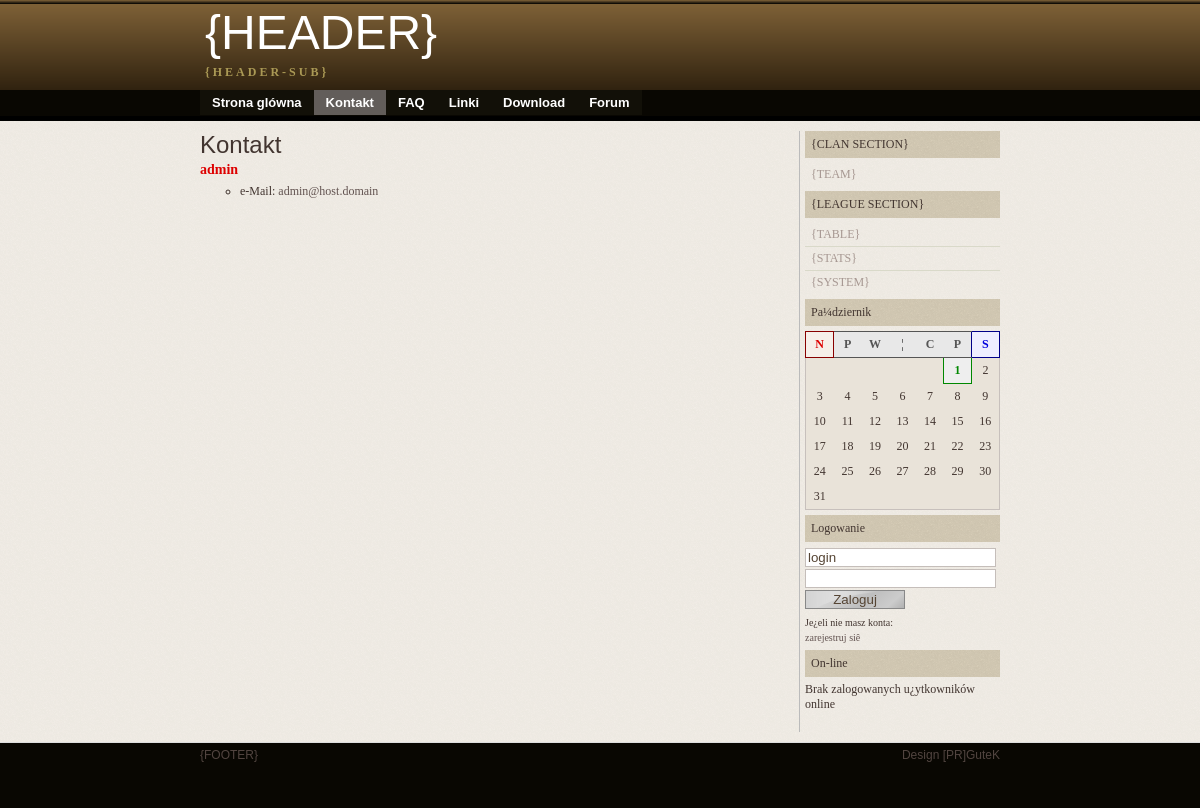
The page /contact.php on the database its author committed.
### tables this page shows
CREATE TABLE IF NOT EXISTS `settings` (
  `mainpage` varchar(50) DEFAULT 'news.php',
  `clanname` varchar(50) DEFAULT NULL,
  `headadmin` int(11) DEFAULT NULL,
  `email` varchar(50) DEFAULT NULL,
  `title` varchar(50) DEFAULT NULL,
  `header_text_main` varchar(50) DEFAULT NULL,
  `header_text_sub` varchar(100) DEFAULT NULL,
  `footer` varchar(200) DEFAULT NULL,
  `logoimage` varchar(50) DEFAULT NULL,
  `fav_ico` varchar(50) DEFAULT NULL,
  `desc` varchar(200) DEFAULT NULL,
  `keys` varchar(100) DEFAULT NULL,
  `author` varchar(50) DEFAULT NULL,
  `log_sys` int(1) DEFAULT '1',
  `forum_sys` int(1) DEFAULT '0',
  `forum_link` varchar(100) DEFAULT '#',
  `banner_sys` int(1) DEFAULT '0',
  `antyflood` int(3) DEFAULT '30',
  `admin_note` text
);

CREATE TABLE IF NOT EXISTS `panels` (
  `id` int(11) NOT NULL AUTO_INCREMENT,
  `name` varchar(150) DEFAULT NULL,
  `content` text,
  `display` int(1) DEFAULT NULL,
  `order` int(4) DEFAULT NULL,
  PRIMARY KEY (`id`)
);

CREATE TABLE IF NOT EXISTS `users` (
  `id` int(11) NOT NULL AUTO_INCREMENT,
  `login` varchar(50) DEFAULT NULL,
  `password` varchar(50) DEFAULT NULL,
  `mail` varchar(50) DEFAULT NULL,
  `register_date` datetime DEFAULT NULL,
  `register_ip` varchar(30) DEFAULT NULL,
  `last_date` datetime DEFAULT NULL,
  `last_ip` varchar(30) DEFAULT NULL,
  `active` int(1) DEFAULT NULL,
  `level` int(4) DEFAULT NULL,
  `rights` varchar(50) DEFAULT NULL,
  `avatar` varchar(100) DEFAULT NULL,
  `gg` varchar(20) DEFAULT NULL,
  `icq` varchar(20) DEFAULT NULL,
  `name` varchar(50) DEFAULT NULL,
  `intrest` varchar(50) DEFAULT NULL,
  `location` varchar(50) DEFAULT NULL,
  `born` date DEFAULT NULL,
  `gender` int(1) DEFAULT NULL,
  `country` varchar(10) DEFAULT NULL,
  `gamenick` varchar(30) DEFAULT NULL,
  `clan` varchar(20) DEFAULT NULL,
  `favrules` varchar(50) DEFAULT NULL,
  `usertitle` varchar(30) DEFAULT NULL,
  `siteclan_member` int(1) DEFAULT NULL,
  `siteclan_date` date DEFAULT NULL,
  `display_mail` int(1) DEFAULT NULL,
  `display_online` int(1) DEFAULT NULL,
  PRIMARY KEY (`id`)
);

### contact.php (the view, shortened to what this page needs)
<?php
require_once("maincore.php");
$actual = "contact.php";
require_once(BASEDIR.STYLE."tpl.start.php");
echo "<h2>Kontakt</h2>\n";
$sql = "SELECT * FROM ".DBPREFIX."users WHERE `active`='1' AND `level` > '100'";
	$query = mysql_query($sql);
	if(@mysql_num_rows($query)>0)
	{
   	while($user = mysql_fetch_assoc($query))
    	{
      	echo "  <h5>".$user['login']."</h5>\n";
	   	echo "    <ul>\n";
	   	echo "    <li>e-Mail: <a href='mailto:".$user['mail']."'>".$user['mail']."</a></li>\n";
			echo "    </ul><br/>\n";
		}
	}
require_once(BASEDIR.STYLE."tpl.end.php");
?>

### style/tpl.start.php (shortened to what this page needs)
<?php
function check_current($item,$actual)
{
	if($item == $actual) return " class='current-page'";
}
echo "<!DOCTYPE html PUBLIC '-//W3C//DTD XHTML 1.0 Strict//EN' 'http://www.w3.org/TR/xhtml1/DTD/xhtml1-strict.dtd'>\n";
echo "<html xmlns='http://www.w3.org/1999/xhtml' lang='pl' xml:lang='pl'>\n";
echo "<head>\n";
echo "  <link rel='stylesheet' href='style/style.css' type='text/css' />\n";
echo "  <link rel='stylesheet' href='style/style.lea.css' type='text/css' />\n";
echo "</head>\n";
echo "<body>\n";
echo "<div id='header-super'>\n";
echo "  <div class='wrap-center'>\n";
echo "    <div id='title'>\n";
echo "      <h1>".$config['header_text_main']."</h1>\n";
echo "      <p class='textsub'>".$config['header_text_sub']."</p>\n";
echo "    </div>\n";
echo "  </div>\n";
echo "</div>\n";
echo "<div id='header-sub'>\n";
echo "  <div class='wrap-center'>\n";
echo "    <div id='navigation-horizontal'>\n";
echo "      <ul>\n";
echo "      <li".check_current($config['mainpage'],@$actual)."><a href='index.php'>Strona glówna</a></li>\n";
echo "      <li".check_current("contact.php",@$actual)."><a href='contact.php'>Kontakt</a></li>\n";
echo "      <li".check_current("faq.php",@$actual)."><a href='faq.php'>FAQ</a></li>\n";
echo "      <li".check_current("links.php",@$actual)."><a href='links.php'>Linki</a></li>\n";
echo "      <li".check_current("download.php",@$actual)."><a href='download.php'>Download</a></li>\n";
echo "      <li".check_current("forum.php",@$actual)."><a href='";
							if($config['forum_sys'] == 1) echo "forum.php";
							else echo $config['forum_link']; echo "'>Forum</a></li>\n";
echo "      </ul>\n";
echo "    </div>\n";
echo "  </div>\n";
echo "  <div id='line'></div>\n";
echo "</div>\n";
echo "<div id='content-area'>\n";
echo "  <div class='wrap-center'>\n";
if(!isset($wide_screen) OR $wide_screen == 0)
{
	echo "    <div id='side-bar'>\n";
	require_once("tpl.side.php");
	echo "    <br>\n";
	echo "    </div>\n";
	echo "    <div id='main-bar'>\n";
}
else
{
	echo "    <div id='wide-bar'>\n";
}
?>

### style/tpl.side.php (shortened to what this page needs)
<?php
echo custom_menu();
echo custom_calendar();
if( session_check() != FALSE AND session_check() == TRUE )
{
	echo "      <div class='section-nav'>\n";
	echo "        Zalogowany: <b>".$_SESSION['login']."</b>\n";
	echo "      </div>\n";
	echo "      <div class='section-con'>\n";
	echo "        <ul>\n";
	echo "          <li><a href='profile.php'>Profil</a></li>\n";
	if( session_check_usrlevel() >= SPECIAL_LVL )
	{
	echo "          <li><a href='administration.php'>Panel administracyjny</a></li>\n";
	}
	echo "          <li><a href='logout.php?logout=yes'>Wyloguj</a></li>\n";
	echo "        </ul>\n";
	echo "      </div>\n";
}
elseif ( session_check() == FALSE AND $config['log_sys'] == 1 )
{
	echo "      <div class='section-nav'>\n";
	echo "        Logowanie\n";
	echo "      </div>\n";
	echo "      <div class='section-con'>\n";
	echo "        <form action='login.php' method='post' class='form-login'>\n";
	echo "		  <input type='text' name='login' value='login'/>\n";
	echo "		  <input type='password' name='password' value=''/>\n";
	echo "		  <input type='submit' class='submit' value='Zaloguj'/>\n";
	echo "		  <p class='text-tiny'>Je¿eli nie masz konta:<br><a href='register.php'>zarejestruj siê</a></p>\n";
	echo "        </form>\n";
	echo "      </div>\n";
}
echo "      <div class='section-nav'>\n";
echo "        On-line\n";
echo "      </div>\n";
echo "      <div class='section-con'>\n";
	$date_online = date("Y-m-d H:i:s",strtotime("-5 minutes"));
	$sql = "SELECT * FROM `".DBPREFIX."users` WHERE `last_date` > '".$date_online."' AND display_online = '1'";
	$query = mysql_query($sql);
	if(@mysql_num_rows($query) > 0)
	{
		echo "        <p>U¿ytkownicy on-line: ";
		$i = 0;
		while($online = mysql_fetch_assoc($query))
		{
	  		if( $i > 0 ) echo ", \n";
	  		$i++;
			if( session_check_usrlevel($online['login']) >= SPECIAL_LVL ) echo "<strong>";
			echo "<a href='#'>".$online['login']."</a>";
			if( session_check_usrlevel($online['login']) >= SPECIAL_LVL ) echo "</strong>";
		}
		echo "\n";
	}
	else echo "        Brak zalogowanych u¿ytkowników online\n";
echo "      </div>\n";
?>

### maincore.php (shortened to what this page needs)
<?php
function add_title($value = FALSE)
{
	global $config;
	$config['title'].= " - ".$value;
}
function getsettings()
{
	$sql = "SELECT * FROM `".DBPREFIX."settings` LIMIT 1";
	$query = @mysql_query($sql);
	if(@mysql_num_rows($query) > 0)
	{
		$config = @mysql_fetch_assoc($query);
	}
	else
	{
    echo "<div style='font-size:14px;font-weight:bold;align:center;'>Nie znaleziono danych konfiguracyjnych!</div>";
    die();
	}
}
getsettings();
function custom_menu()
{
	$sql = "SELECT * FROM ".DBPREFIX."panels WHERE `display` = '1' ORDER BY `order` ASC";
	$query = mysql_query($sql);
	$str = "";
	if( mysql_num_rows($query)>0 )
	{
   	while($panel = mysql_fetch_assoc($query))
   	{
    	$str.= "    <div class='section-nav'>".$panel['name']."</div>\n";
    	$str.= "    <div class='section-con'>\n";
    	$str.= "\n";
    	$str.= stripslashes($panel['content'])."\n";
    	$str.= "    </div>\n";
	}
	return $str;
	}
}
function custom_calendar()
{
	$CountOfDays = array(31,28,31,30,31,30,31,31,30,31,30,31);
	$m['actual'] = date('n')-1;
	$m['name'] = array('Styczeñ','Luty','Marzec','Kwiecieñ','Maj','Czerwiec','Lipiec','Sierpieñ','Wrzesieñ','Pa¼dziernik','Listopad','Grudzieñ');
	$d['actual']['week'] = date('w');
	$d['actual']['month'] = date('j');
	$d['first']['week'] = date('w');
	$string = "\n";
	$string.= "    <div class='section-nav'>".$m['name'][$m['actual']]."</div>\n";
	$string.= "    <div class='section-con'>\n";
	$test = date('j');
	$string.= "      <table class='table0 w100 center'>\n";
	$string.= "        <tr><td class='calendar-su'>N</td><td class='calendar-th'>P</td><td class='calendar-th'>W</td>\n        <td class='calendar-th'>¦</td><td class='calendar-th'>C</td><td class='calendar-th'>P</td><td class='calendar-st'>S</td></tr>\n";
	$string.= "        <tr>";
	for( $i = 0;$i < $d['first']['week'];$i++){ $string.= "<td></td>"; }
	$d['printed']['week'] = $d['first']['week'];
	for( $i=1;$i<=$CountOfDays[$m['actual']];$i++ )
	{
		if( $d['printed']['week'] == 7 ){ $d['printed']['week'] = 0;$string.= "</tr>\n        <tr>"; }
		if($i<10) $j = "0".$i; else $j = $i;
		$sql_date = date("Y")."-".date("m")."-".$j;
		$sql = "SELECT * FROM ".DBPREFIX."calendar WHERE `date` = '".$sql_date."' LIMIT 1";
		if(mysql_num_rows(mysql_query($sql)) AND $i != $d['actual']['month'])
		{
			$calendar = mysql_fetch_assoc(mysql_query($sql));
			$string.= "<td class='calendar-".$calendar['type']."'><a href='"; if($calendar['href']==0)$string.= "#"; $string.= "' title='".$calendar['name']." - ".$calendar['content']."'>".$i."</a></td>";
		}
		elseif(mysql_num_rows(mysql_query($sql)) AND $i == $d['actual']['month'])
		{
			$calendar = mysql_fetch_assoc(mysql_query($sql));
			$string.= "<td class='calendar-actual'><a href='"; if($calendar['href']==0)$string.= "#"; $string.= "' title='".$calendar['name']." - ".$calendar['content']."'>".$i."</a></td>";
		}
		elseif(!mysql_num_rows(mysql_query($sql)) AND $i == $d['actual']['month'] )
		{
			$string.= "<td class='calendar-actual'>".$i."</td>";
		}
		if(!mysql_num_rows(mysql_query($sql)) AND $i != $d['actual']['month'])
		{
			$string.= "<td>".$i."</td>";
		}
		$d['printed']['week'] = $d['printed']['week']+1;
	}
	for($i=$d['printed']['week'];$i<7;$i++)
	{
		$string.= "<td></td>";
	}
	$string.= "</tr>\n";
	$string.= "      </table>\n";
	$string.= "    </div>\n";
	return $string;
}
function session_check()
{
	if(isset($_SESSION['logged-in']))
	{
		if($_SESSION['logged-in'] == 1)
		{
			$sql = "SELECT `active` FROM ".DBPREFIX."users WHERE `login` = '".$_SESSION['login']."' AND `active` = '1' LIMIT 1";
			$query = mysql_query($sql);
	   		if(mysql_num_rows($query) > 0)
			{
	  			$sql = "UPDATE `".DBPREFIX."users` SET `last_date` = '".DATETIME."', `last_ip` = '".USER_IP."' WHERE `login` = '".$_SESSION['login']."' LIMIT 1";
	  			mysql_query($sql);
	    			return TRUE;
			}
			else
			{
				$_SESSION['logged-in'] = 0;
				session_unset();
				return FALSE;
			}
		}
		else
		{
			$_SESSION['logged-in'] = 0;
			session_unset();
			return FALSE;
		}
	}
	else return FALSE;
}

### style/tpl.end.php (shortened to what this page needs)
<?php
echo "    </div>\n";
echo "  </div>\n";
echo "</div>\n";
echo "<div id='footer'>\n";
echo "  <div class='wrap-center'>\n";
echo "    <div class='left'>".@$config['footer']."</div>\n";
echo "    <div class='right'>Design [PR]GuteK</div>\n";
echo "  </div>\n";
echo "</div>\n";
echo "</body>\n";
echo "</html>\n";
?>

### style/style.css (style rules this page uses)
body { background:#F2EAE4 url("images/background.png");color:#423530;margin:0;font-size:12px;font-family:Georgia,sans-serif; }
h1 { font-size:48px;font-weight:normal;margin:0;font-family:Georgia,sans-serif; }
h2 { font-size:24px;font-weight:normal;margin:0;font-family:Georgia,sans-serif; }
h5 { font-size:14px;font-weight:bold;margin:3px 0;color:#DD0000; }
ul { list-style:circle;margin:0px; }
li { padding:3px 0; }
a { color:#625350;text-decoration:none; }
p { line-height:15px;padding:0;margin:5px 0; }
form { margin:0px; }
.left { float:left; }
.right { float:right; }
.wrap-center { width:800px;margin:0 auto; }
.text-tiny { font-size:10px; }
.center { text-align:center;margin:0 auto; }
#header-super { background:#393632 url("images/header.png"); }
#title { height:80px;padding:5px;font-family:Verdana;font-weight:bold;color:#FFF; }
#title .textsub { color:#A95;letter-spacing:3px; }
#header-sub { background:#090702; }
#navigation-horizontal { height:26px; }
#navigation-horizontal ul { display:inline; }
#navigation-horizontal li { display:inline;text-decoration:none; }
#navigation-horizontal li a { background:#121008;color:#FFF;float:left;padding:5px 12px;font-size:13px;font-weight:bold;text-decoration:none; }
#navigation-horizontal li.current-page a { background:#625D5A }
#line { background:#000;height:5px; }
#content-area { font-family:Verdana;margin-top:10px; }
#main-bar { width:590px;padding:0px;float:left; }
#side-bar { width:195px;padding-left:5px;float:right;border-left:1px solid #BBB; }
#side-bar .section-nav { background:#C9C2BE url("images/section_nav_back.png");padding:6px 6px; }
#side-bar .section-con { margin:5px 0; }
#side-bar .section-con ul { list-style:none;margin:0px;padding:0px; }
#side-bar .section-con li { list-style:none;border-top:1px solid #D9D9C9;padding:4px 6px; }
#side-bar .section-con li:first-child { border-top:none; }
#side-bar .section-con li a { color:#A69791; }
#footer { background:#090702;color:#524540;bottom:0px;left:0;right:0;height:60px;border-top:1px #DDD solid;margin-top:10px;padding: 5px 2px 0 2px; }
.form-login input { width:95%;border:1px solid #C5BEBA;margin:1px 0;color:#543; }
.form-login input.submit { width:100px;background: url("images/f_submit_1b.png");border:1px solid #888; }
.w100 { width:100%; }
.table0 { background:#E9E3D9;border:1px solid #C7C0BC;padding:2px;margin:auto;border-collapse:collapse; }
.table0 td,th { padding:5px; }
.calendar-su { color:#D00;background:#F6EFE9;border:1px solid #800;font-weight:bold; }
.calendar-th { color:#555;background:#E8E8E8;border-bottom:1px solid #555;border-top:1px solid #555;font-weight:bold; }
.calendar-st { color:#00D;background:#EEF;border:1px solid #008;font-weight:bold; }
.calendar-actual { color:#080;background:#EEE;border:1px solid #080;font-weight:bold; }

### rows shown on the page
settings: header_text_main "{HEADER}", header_text_sub "{HEADER-SUB}", footer "{FOOTER}"
panels: name "{CLAN SECTION}", value "{TEAM}"
panels: name "{LEAGUE SECTION}", value "{TABLE} {STATS} {SYSTEM}"
users: login "admin", mail "admin@host.domain"

### other values the page prints
$m['name'][$m['actual']] "Pa¼dziernik"
